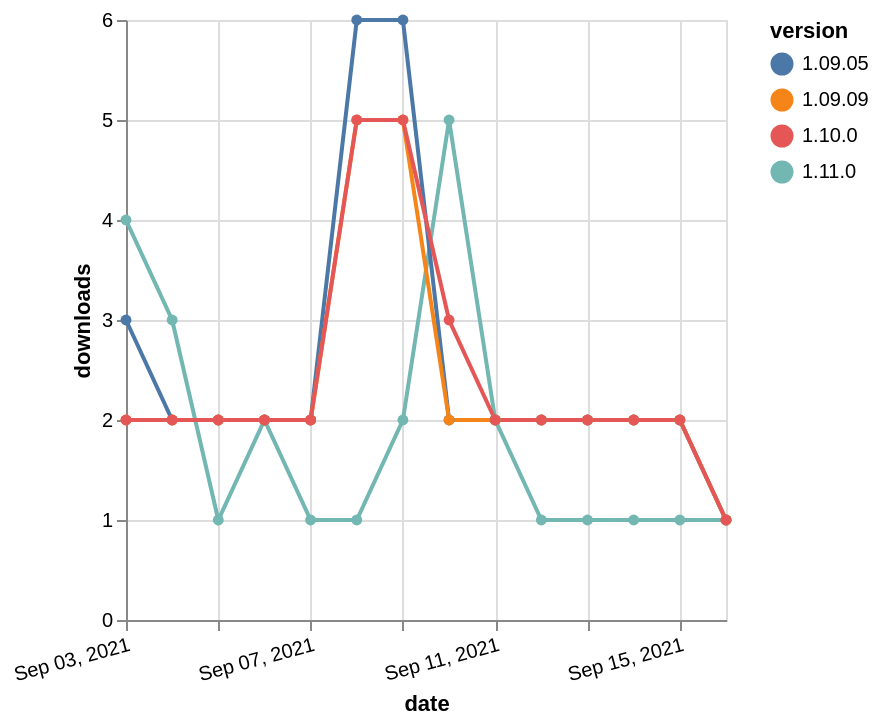

Specify this chart in Vega-Lite:
### Vega-Lite specification from a JSON file in a GitHub repository (floating-point values rounded to 4 significant figures)
{"$schema": "https://vega.github.io/schema/vega-lite/v5.json", "description": "A simple bar chart with embedded data.", "data": {"values": [{"date": "2021-09-03", "total": 1266, "delta": 4, "version": "1.11.0"}, {"date": "2021-09-04", "total": 1269, "delta": 3, "version": "1.11.0"}, {"date": "2021-09-05", "total": 1270, "delta": 1, "version": "1.11.0"}, {"date": "2021-09-06", "total": 1272, "delta": 2, "version": "1.11.0"}, {"date": "2021-09-07", "total": 1273, "delta": 1, "version": "1.11.0"}, {"date": "2021-09-08", "total": 1274, "delta": 1, "version": "1.11.0"}, {"date": "2021-09-09", "total": 1276, "delta": 2, "version": "1.11.0"}, {"date": "2021-09-10", "total": 1281, "delta": 5, "version": "1.11.0"}, {"date": "2021-09-11", "total": 1283, "delta": 2, "version": "1.11.0"}, {"date": "2021-09-12", "total": 1284, "delta": 1, "version": "1.11.0"}, {"date": "2021-09-13", "total": 1285, "delta": 1, "version": "1.11.0"}, {"date": "2021-09-14", "total": 1286, "delta": 1, "version": "1.11.0"}, {"date": "2021-09-15", "total": 1287, "delta": 1, "version": "1.11.0"}, {"date": "2021-09-16", "total": 1288, "delta": 1, "version": "1.11.0"}, {"date": "2021-09-03", "total": 11217, "delta": 3, "version": "1.09.05"}, {"date": "2021-09-04", "total": 11219, "delta": 2, "version": "1.09.05"}, {"date": "2021-09-05", "total": 11221, "delta": 2, "version": "1.09.05"}, {"date": "2021-09-06", "total": 11223, "delta": 2, "version": "1.09.05"}, {"date": "2021-09-07", "total": 11225, "delta": 2, "version": "1.09.05"}, {"date": "2021-09-08", "total": 11231, "delta": 6, "version": "1.09.05"}, {"date": "2021-09-09", "total": 11237, "delta": 6, "version": "1.09.05"}, {"date": "2021-09-10", "total": 11239, "delta": 2, "version": "1.09.05"}, {"date": "2021-09-11", "total": 11241, "delta": 2, "version": "1.09.05"}, {"date": "2021-09-12", "total": 11243, "delta": 2, "version": "1.09.05"}, {"date": "2021-09-13", "total": 11245, "delta": 2, "version": "1.09.05"}, {"date": "2021-09-14", "total": 11247, "delta": 2, "version": "1.09.05"}, {"date": "2021-09-15", "total": 11249, "delta": 2, "version": "1.09.05"}, {"date": "2021-09-16", "total": 11250, "delta": 1, "version": "1.09.05"}, {"date": "2021-09-03", "total": 5917, "delta": 2, "version": "1.09.09"}, {"date": "2021-09-04", "total": 5919, "delta": 2, "version": "1.09.09"}, {"date": "2021-09-05", "total": 5921, "delta": 2, "version": "1.09.09"}, {"date": "2021-09-06", "total": 5923, "delta": 2, "version": "1.09.09"}, {"date": "2021-09-07", "total": 5925, "delta": 2, "version": "1.09.09"}, {"date": "2021-09-08", "total": 5930, "delta": 5, "version": "1.09.09"}, {"date": "2021-09-09", "total": 5935, "delta": 5, "version": "1.09.09"}, {"date": "2021-09-10", "total": 5937, "delta": 2, "version": "1.09.09"}, {"date": "2021-09-11", "total": 5939, "delta": 2, "version": "1.09.09"}, {"date": "2021-09-12", "total": 5941, "delta": 2, "version": "1.09.09"}, {"date": "2021-09-13", "total": 5943, "delta": 2, "version": "1.09.09"}, {"date": "2021-09-14", "total": 5945, "delta": 2, "version": "1.09.09"}, {"date": "2021-09-15", "total": 5947, "delta": 2, "version": "1.09.09"}, {"date": "2021-09-16", "total": 5948, "delta": 1, "version": "1.09.09"}, {"date": "2021-09-03", "total": 2899, "delta": 2, "version": "1.10.0"}, {"date": "2021-09-04", "total": 2901, "delta": 2, "version": "1.10.0"}, {"date": "2021-09-05", "total": 2903, "delta": 2, "version": "1.10.0"}, {"date": "2021-09-06", "total": 2905, "delta": 2, "version": "1.10.0"}, {"date": "2021-09-07", "total": 2907, "delta": 2, "version": "1.10.0"}, {"date": "2021-09-08", "total": 2912, "delta": 5, "version": "1.10.0"}, {"date": "2021-09-09", "total": 2917, "delta": 5, "version": "1.10.0"}, {"date": "2021-09-10", "total": 2920, "delta": 3, "version": "1.10.0"}, {"date": "2021-09-11", "total": 2922, "delta": 2, "version": "1.10.0"}, {"date": "2021-09-12", "total": 2924, "delta": 2, "version": "1.10.0"}, {"date": "2021-09-13", "total": 2926, "delta": 2, "version": "1.10.0"}, {"date": "2021-09-14", "total": 2928, "delta": 2, "version": "1.10.0"}, {"date": "2021-09-15", "total": 2930, "delta": 2, "version": "1.10.0"}, {"date": "2021-09-16", "total": 2931, "delta": 1, "version": "1.10.0"}]}, "width": "container", "mark": {"type": "line", "point": {"filled": true}}, "encoding": {"x": {"field": "date", "type": "temporal", "timeUnit": "yearmonthdate", "title": "date", "axis": {"labelAngle": -15}}, "y": {"field": "delta", "type": "quantitative", "title": "downloads"}, "color": {"field": "version", "type": "nominal"}, "tooltip": {"field": "delta"}}}
